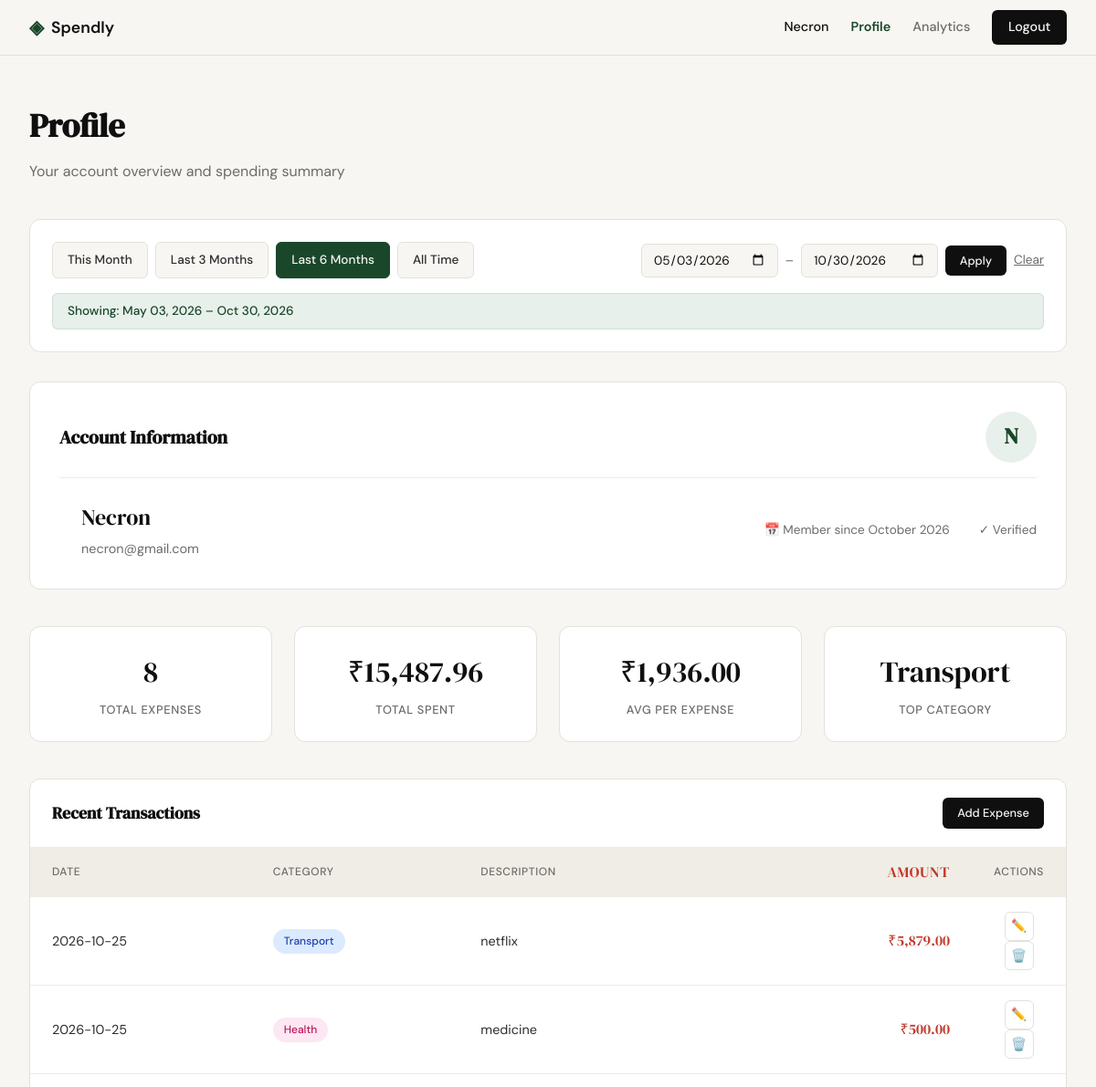
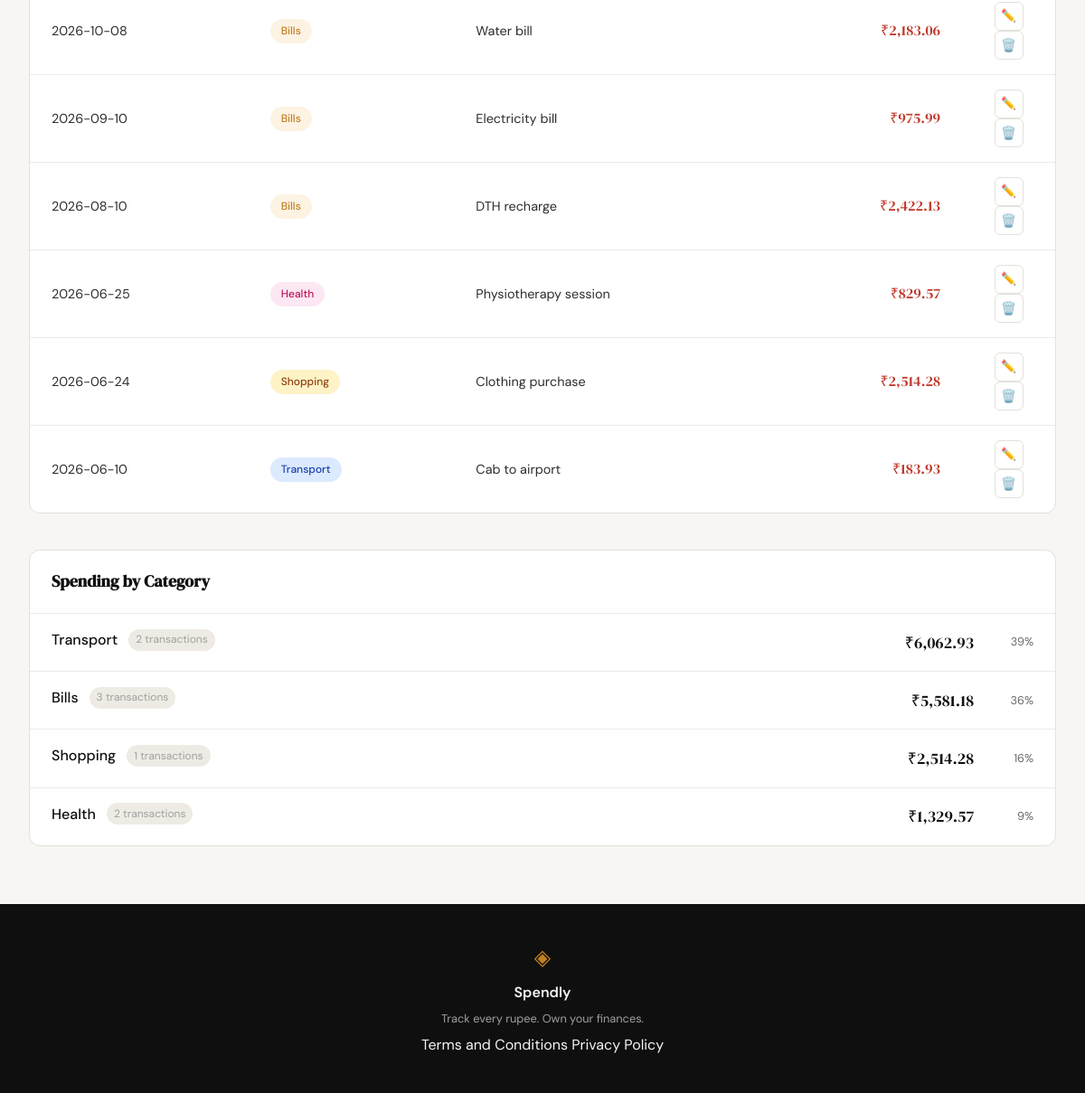
Screenshot of /profile?date_from=2026-05-03&date_to=2026-10-30 (signed in) with the database file from the repository (2 pictures, top to bottom).
### tables this page shows
CREATE TABLE users (
            id INTEGER PRIMARY KEY AUTOINCREMENT,
            name TEXT NOT NULL,
            email TEXT UNIQUE NOT NULL,
            password_hash TEXT NOT NULL,
            created_at TEXT DEFAULT CURRENT_TIMESTAMP
        );

CREATE TABLE expenses (
            id INTEGER PRIMARY KEY AUTOINCREMENT,
            user_id INTEGER NOT NULL REFERENCES users(id),
            amount REAL NOT NULL,
            category TEXT NOT NULL,
            date TEXT NOT NULL,
            description TEXT,
            created_at TEXT DEFAULT CURRENT_TIMESTAMP
        );

### app.py (the view)
@app.route("/profile")
def profile():
    if not session.get("user_id"):
        flash("Please sign in to view your profile", "error")
        return redirect(url_for("login"))
    user_id = session["user_id"]
    user = get_user_profile(user_id)
    if not user:
        flash("User not found", "error")
        return redirect(url_for("logout"))
    date_from_str = request.args.get("date_from", "").strip()
    date_to_str = request.args.get("date_to", "").strip()
    date_from = None
    date_to = None
    active_preset = None
    if date_from_str:
        try:
            datetime.strptime(date_from_str, "%Y-%m-%d")
            date_from = date_from_str
        except ValueError:
            pass  # Invalid format - ignore
    if date_to_str:
        try:
            datetime.strptime(date_to_str, "%Y-%m-%d")
            date_to = date_to_str
        except ValueError:
            pass  # Invalid format - ignore
    if date_from and date_to and date_from > date_to:
        flash("Start date must be before end date.", "error")
        date_from = None
        date_to = None
    today = datetime.now().date()
    presets = {
        "this_month": {
            "label": "This Month",
            "date_from": today.replace(day=1).isoformat(),
            "date_to": today.isoformat()
        },
        "last_3_months": {
            "label": "Last 3 Months",
            "date_from": (today - timedelta(days=90)).isoformat(),
            "date_to": today.isoformat()
        },
        "last_6_months": {
            "label": "Last 6 Months",
            "date_from": (today - timedelta(days=180)).isoformat(),
            "date_to": today.isoformat()
        }
    }
    if date_from and date_to:
        for key, preset in presets.items():
            if preset["date_from"] == date_from and preset["date_to"] == date_to:
                active_preset = key
                break
    stats_raw = get_summary_stats(user_id, date_from, date_to)
    transactions = get_recent_transactions(user_id, limit=10, date_from=date_from, date_to=date_to)
    categories = get_category_breakdown(user_id, date_from, date_to)
    stats = {
        "total_expenses": stats_raw["transaction_count"],
        "total_spent": stats_raw["total_spent"],
        "avg_per_expense": round(stats_raw["avg_per_expense"], 2) if stats_raw["transaction_count"] > 0 else 0,
        "top_category": stats_raw["top_category"] or "—"
    }
    filter_display = None
    if date_from and date_to:
        try:
            from_dt = datetime.strptime(date_from, "%Y-%m-%d")
            to_dt = datetime.strptime(date_to, "%Y-%m-%d")
            filter_display = f"Showing: {from_dt.strftime('%b %d, %Y')} – {to_dt.strftime('%b %d, %Y')}"
        except Exception:
            filter_display = "Filtered"
    return render_template("profile.html",
                          user=user,
                          stats=stats,
                          transactions=transactions,
                          categories=categories,
                          date_from=date_from,
                          date_to=date_to,
                          active_preset=active_preset,
                          filter_display=filter_display,
                          presets=presets)

### database/db.py (called while the page is built)
def get_db():
    db_path = os.path.join(os.path.dirname(os.path.dirname(os.path.abspath(__file__))), "spendly.db")
    conn = sqlite3.connect(db_path)
    conn.row_factory = sqlite3.Row
    conn.execute("PRAGMA foreign_keys = ON")
    return conn

### database/queries.py (called while the page is built)
def get_user_by_id(user_id: int) -> dict | None:
    conn = get_db()
    cursor = conn.cursor()
    cursor.execute("SELECT * FROM users WHERE id = ?", (user_id,))
    user = cursor.fetchone()
    conn.close()
    if user:
        created = user["created_at"]
        try:
            dt = datetime.fromisoformat(created.replace("Z", "+00:00"))
            member_since = dt.strftime("%B %Y")
        except Exception:
            member_since = "Unknown"
        return {
            "name": user["name"],
            "email": user["email"],
            "member_since": member_since
        }
    return None

def _build_date_filter(date_from: Optional[str], date_to: Optional[str]) -> tuple[str, list]:
    if date_from and date_to:
        return "AND date BETWEEN ? AND ?", [date_from, date_to]
    return "", []

def get_recent_transactions(user_id: int, limit: int = 10, date_from: Optional[str] = None, date_to: Optional[str] = None) -> list:
    conn = get_db()
    cursor = conn.cursor()
    date_where, date_params = _build_date_filter(date_from, date_to)
    base_params = [user_id] + date_params + [limit]
    cursor.execute(f"""
        SELECT id, date, category, description, amount
        FROM expenses WHERE user_id = ? {date_where}
        ORDER BY date DESC, id DESC
        LIMIT ?
    """, base_params)
    transactions = [dict(row) for row in cursor.fetchall()]
    conn.close()
    return transactions

### templates/profile.html (shortened to what this page needs)
{% extends "base.html" %}
{% block content %}
<section class="profile-section">
    <header class="profile-header">
        <h1 class="profile-title">Profile</h1>
        <p class="profile-subtitle">Your account overview and spending summary</p>
    </header>
    <div class="filter-bar">
        <div class="filter-presets">
            <a href="{{ url_for('profile', date_from=presets.this_month.date_from, date_to=presets.this_month.date_to) }}"
               class="filter-preset-btn {% if active_preset == 'this_month' %}active{% endif %}">
                This Month
            </a>
            <a href="{{ url_for('profile', date_from=presets.last_3_months.date_from, date_to=presets.last_3_months.date_to) }}"
               class="filter-preset-btn {% if active_preset == 'last_3_months' %}active{% endif %}">
                Last 3 Months
            </a>
            <a href="{{ url_for('profile', date_from=presets.last_6_months.date_from, date_to=presets.last_6_months.date_to) }}"
               class="filter-preset-btn {% if active_preset == 'last_6_months' %}active{% endif %}">
                Last 6 Months
            </a>
            <a href="{{ url_for('profile') }}"
               class="filter-preset-btn {% if active_preset is none and not date_from and not date_to %}active{% endif %}">
                All Time
            </a>
        </div>
        <form class="filter-custom" method="GET" action="{{ url_for('profile') }}">
            <input type="date" id="date_from" name="date_from" value="{{ date_from or '' }}"
                   {% if date_from and not active_preset %}style="font-weight: 600;"{% endif %}>
            <span class="filter-separator">–</span>
            <input type="date" id="date_to" name="date_to" value="{{ date_to or '' }}"
                   {% if date_to and not active_preset %}style="font-weight: 600;"{% endif %}>
            <button type="submit" class="btn-primary btn-sm">Apply</button>
            {% if date_from or date_to %}
            <a href="{{ url_for('profile') }}" class="filter-clear">Clear</a>
            {% endif %}
        </form>
        {% if filter_display %}
        <div class="filter-badge">{{ filter_display }}</div>
        {% endif %}
    </div>
    <div class="profile-card">
        <div class="profile-card-header">
            <h2 class="profile-card-title">Account Information</h2>
            <div class="profile-user-avatar">
                {{ user.name[0].upper() }}
            </div>
        </div>
        <div style="display: flex; align-items: center; gap: 1.5rem; flex-wrap: wrap;">
            <div class="profile-user-info">
                <div class="profile-user-name">{{ user.name }}</div>
                <div class="profile-user-email">{{ user.email }}</div>
            </div>
            <div class="profile-user-meta">
                <span>📅 Member since {{ user.member_since }}</span>
                <span>✓ Verified</span>
            </div>
        </div>
    </div>
    <div class="stats-grid">
        <div class="stat-card">
            <div class="stat-value">{{ stats.total_expenses }}</div>
            <div class="stat-label">Total Expenses</div>
        </div>
        <div class="stat-card">
            <div class="stat-value">₹{{ "{:,.2f}".format(stats.total_spent) }}</div>
            <div class="stat-label">Total Spent</div>
        </div>
        <div class="stat-card">
            <div class="stat-value">₹{{ "{:,.2f}".format(stats.avg_per_expense) }}</div>
            <div class="stat-label">Avg per Expense</div>
        </div>
        <div class="stat-card">
            <div class="stat-value">{{ stats.top_category }}</div>
            <div class="stat-label">Top Category</div>
        </div>
    </div>
    <div class="table-section">
        <div class="table-section-header">
            <h3 class="table-section-title">Recent Transactions</h3>
            <a href="{{ url_for('add_expense') }}" class="btn-primary" style="font-size: 0.8rem; padding: 0.4rem 1rem;">Add Expense</a>
        </div>
        {% if transactions %}
        <table class="transactions-table">
            <thead>
                <tr>
                    <th>Date</th>
                    <th>Category</th>
                    <th>Description</th>
                    <th class="amount">Amount</th>
                    <th>Actions</th>
                </tr>
            </thead>
            <tbody>
                {% for txn in transactions %}
                <tr>
                    <td>{{ txn.date }}</td>
                    <td>
                        <span class="category-badge category-badge-{{ txn.category.lower() }}">
                            {{ txn.category }}
                        </span>
                    </td>
                    <td>{{ txn.description }}</td>
                    <td class="amount">₹{{ "{:,.2f}".format(txn.amount) }}</td>
                    <td class="actions-cell">
                        <a href="{{ url_for('edit_expense', id=txn.id) }}" class="btn-icon" title="Edit">✏️</a>
                        <form method="POST" action="{{ url_for('delete_expense', id=txn.id) }}" style="display:inline"
                              onsubmit="return confirm('Delete this expense?')">
                            <button type="submit" class="btn-delete" title="Delete">🗑️</button>
                        </form>
                    </td>
                </tr>
                {% endfor %}
            </tbody>
        </table>
        {% else %}
        <div class="empty-state">
            <div class="empty-state-icon">📝</div>
            <p>No transactions yet. <a href="{{ url_for('add_expense') }}" style="color: var(--accent);">Add your first expense</a></p>
        </div>
        {% endif %}
    </div>
    <div class="category-section">
        <div class="table-section-header">
            <h3 class="table-section-title">Spending by Category</h3>
        </div>
        <div class="category-list">
            {% for cat in categories %}
            <div class="category-item">
                <div class="category-item-info">
                    <div class="category-item-header">
                        <span class="category-item-name">{{ cat.category }}</span>
                        <span class="category-item-count">{{ cat.count }} transactions</span>
                    </div>
                </div>
                <div class="category-item-amount">₹{{ "{:,.2f}".format(cat.amount) }}</div>
                <div class="category-item-percentage">{{ cat.percentage }}%</div>
            </div>
            {% endfor %}
        </div>
    </div>
</section>
{% endblock %}

### templates/base.html (shortened to what this page needs)
<!DOCTYPE html>
<html lang="en">
<head>
    <link rel="stylesheet" href="{{ url_for('static', filename='css/style.css') }}">
</head>
<body>
    <nav class="navbar">
        <div class="nav-inner">
            <a href="{{ url_for('landing') }}" class="nav-brand">
                <span class="brand-icon">◈</span>
                <span class="brand-name">Spendly</span>
            </a>
            <div class="nav-links">
                {% if session.user_id %}
                    <span class="nav-user">{{ session.user_name }}</span>
                    <a href="{{ url_for('profile') }}" {% if request.endpoint == 'profile' %}class="active"{% endif %}>Profile</a>
                    <a href="{{ url_for('analytics') }}" {% if request.endpoint == 'analytics' %}class="active"{% endif %}>Analytics</a>
                    <a href="{{ url_for('logout') }}" class="nav-cta">Logout</a>
                {% else %}
                    <a href="{{ url_for('login') }}">Sign in</a>
                    <a href="{{ url_for('register') }}" class="nav-cta">Get started</a>
                {% endif %}
            </div>
        </div>
    </nav>
    <main class="main-content">
        {% block content %}{% endblock %}
    </main>
    <footer class="footer">
        <div class="footer-inner">
            <span class="brand-icon">◈</span>
            <span class="footer-name">Spendly</span>
            <p class="footer-copy">Track every rupee. Own your finances.</p>
            <div class="footer-links">
                <a href="{{ url_for('terms') }}">Terms and Conditions</a>
                <a href="{{ url_for('privacy') }}">Privacy Policy</a>
            </div>
        </div>
    </footer>
</body>
</html>

### rows the page displays
users: user_name "Necron", name "N", name "Necron", email "necron@gmail.com"
expenses: date "2026-10-25", category "Transport", description "netflix", amount "5,879.00"
expenses: date "2026-10-25", category "Health", description "medicine", amount "500.00"
expenses: date "2026-10-08", category "Bills", description "Water bill", amount "2,183.06"
expenses: date "2026-09-10", category "Bills", description "Electricity bill", amount "975.99"
expenses: date "2026-08-10", category "Bills", description "DTH recharge", amount "2,422.13"
expenses: date "2026-06-25", category "Health", description "Physiotherapy session", amount "829.57"
expenses: date "2026-06-24", category "Shopping", description "Clothing purchase", amount "2,514.28", count "1", percentage "16"
expenses: date "2026-06-10", category "Transport", description "Cab to airport", amount "183.93"

### other values shown
{{ filter_display }} "Showing: May 03, 2026 – Oct 30, 2026"
{{ user.member_since }} "October 2026"
{{ stats.total_expenses }} "8"
{{ "{:,.2f}".format(stats.total_spent) }} "15,487.96"
{{ "{:,.2f}".format(stats.avg_per_expense) }} "1,936.00"
{{ stats.top_category }} "Transport"
{{ cat.category }} "Transport" "Bills" "Health"
{{ cat.count }} "2" "3" "2"
{{ "{:,.2f}".format(cat.amount) }} "6,062.93" "5,581.18" "1,329.57"
{{ cat.percentage }} "39" "36" "9"
